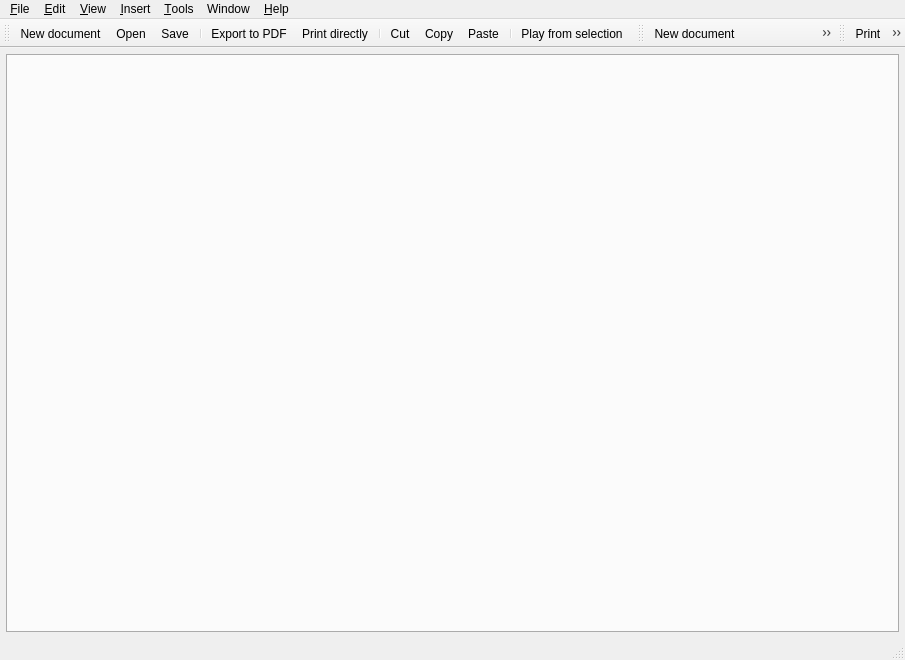
<ui version="4.0" >
 <author>Reinhard Katzmann, Matevž Jekovec</author>
 <class>uiMainWindow</class>
 <widget class="QMainWindow" name="uiMainWindow" >
  <property name="geometry" >
   <rect>
    <x>0</x>
    <y>0</y>
    <width>905</width>
    <height>660</height>
   </rect>
  </property>
  <property name="windowTitle" >
   <string>Canorus</string>
  </property>
  <property name="windowIcon" >
   <iconset>
    <normaloff>images:clogosm.png</normaloff>images:clogosm.png</iconset>
  </property>
  <property name="statusTip" >
   <string/>
  </property>
  <widget class="QWidget" name="uiCentralWidget" >
   <layout class="QGridLayout" >
    <property name="margin" >
     <number>6</number>
    </property>
    <property name="spacing" >
     <number>4</number>
    </property>
    <item row="0" column="0" >
     <widget class="QTabWidget" name="uiTabWidget" >
      <property name="sizePolicy" >
       <sizepolicy vsizetype="Expanding" hsizetype="Expanding" >
        <horstretch>0</horstretch>
        <verstretch>0</verstretch>
       </sizepolicy>
      </property>
      <property name="autoFillBackground" >
       <bool>false</bool>
      </property>
      <property name="tabPosition" >
       <enum>QTabWidget::South</enum>
      </property>
     </widget>
    </item>
   </layout>
  </widget>
  <widget class="QMenuBar" name="uiMenuBar" >
   <property name="geometry" >
    <rect>
     <x>0</x>
     <y>0</y>
     <width>905</width>
     <height>25</height>
    </rect>
   </property>
   <widget class="QMenu" name="uiMenuEdit" >
    <property name="title" >
     <string>&amp;Edit</string>
    </property>
    <addaction name="separator" />
    <addaction name="uiCut" />
    <addaction name="uiCopy" />
    <addaction name="uiPaste" />
    <addaction name="separator" />
    <addaction name="uiSelectAll" />
    <addaction name="uiInvertSelection" />
    <addaction name="separator" />
    <addaction name="uiDocumentProperties" />
   </widget>
   <widget class="QMenu" name="uiMenuTools" >
    <property name="title" >
     <string>&amp;Tools</string>
    </property>
    <addaction name="uiGotoBar" />
    <addaction name="uiTranspose" />
    <addaction name="uiNoteCount" />
    <addaction name="uiMidiRecorder" />
    <addaction name="separator" />
    <addaction name="uiSettings" />
   </widget>
   <widget class="QMenu" name="uiMenuWindow" >
    <property name="title" >
     <string>Window</string>
    </property>
    <addaction name="uiNewViewport" />
    <addaction name="uiNewWindow" />
    <addaction name="separator" />
    <addaction name="uiSplitHorizontally" />
    <addaction name="uiSplitVertically" />
    <addaction name="uiCloseCurrentView" />
    <addaction name="uiUnsplitAll" />
   </widget>
   <widget class="QMenu" name="uiMenuHelp" >
    <property name="title" >
     <string>&amp;Help</string>
    </property>
    <addaction name="uiUsersGuide" />
    <addaction name="uiWhatsThis" />
    <addaction name="uiTipOfTheDay" />
    <addaction name="separator" />
    <addaction name="uiAboutCanorus" />
    <addaction name="uiAboutQt" />
   </widget>
   <widget class="QMenu" name="uiMenuFile" >
    <property name="title" >
     <string>&amp;File</string>
    </property>
    <widget class="QMenu" name="uiOpenRecent" >
     <property name="title" >
      <string>Open &amp;recent</string>
     </property>
     <property name="icon" >
      <iconset>
       <normaloff>images:general/fileopen.png</normaloff>images:general/fileopen.png</iconset>
     </property>
     <addaction name="actionRecent_documents" />
    </widget>
    <addaction name="uiNewDocument" />
    <addaction name="uiNewDocumentWizard" />
    <addaction name="uiOpenDocument" />
    <addaction name="uiOpenRecent" />
    <addaction name="uiSaveDocument" />
    <addaction name="uiSaveDocumentAs" />
    <addaction name="uiCloseDocument" />
    <addaction name="separator" />
    <addaction name="uiImportDocument" />
    <addaction name="uiExportDocument" />
    <addaction name="separator" />
    <addaction name="uiPrintPreview" />
    <addaction name="uiPrint" />
    <addaction name="separator" />
    <addaction name="uiQuit" />
   </widget>
   <widget class="QMenu" name="uiMenuView" >
    <property name="title" >
     <string>&amp;View</string>
    </property>
    <widget class="QMenu" name="uiMenuZoom" >
     <property name="title" >
      <string>Zoom</string>
     </property>
     <addaction name="uiZoomToWidth" />
     <addaction name="uiZoomToHeight" />
     <addaction name="uiZoomToFit" />
     <addaction name="uiZoomToSelection" />
     <addaction name="separator" />
     <addaction name="uiCustomZoom" />
    </widget>
    <widget class="QMenu" name="uiMenuSourceView" >
     <property name="title" >
      <string>Source view</string>
     </property>
     <addaction name="uiLilyPondSource" />
     <addaction name="uiCanorusMLSource" />
    </widget>
    <addaction name="separator" />
    <addaction name="uiMenuZoom" />
    <addaction name="uiAnimatedScroll" />
    <addaction name="uiLockScrollPlayback" />
    <addaction name="separator" />
    <addaction name="uiScoreView" />
    <addaction name="uiMenuSourceView" />
    <addaction name="uiResourceView" />
    <addaction name="separator" />
    <addaction name="uiShowStatusBar" />
    <addaction name="uiFullscreen" />
   </widget>
   <widget class="QMenu" name="uiMenuInsert" >
    <property name="title" >
     <string>&amp;Insert</string>
    </property>
    <addaction name="uiNewSheet" />
    <addaction name="uiNewContext" />
    <addaction name="uiNewVoice" />
    <addaction name="separator" />
    <addaction name="uiInsertPlayable" />
    <addaction name="uiInsertClef" />
    <addaction name="uiInsertKeySig" />
    <addaction name="uiInsertTimeSig" />
    <addaction name="uiInsertBarline" />
    <addaction name="uiInsertSyllable" />
    <addaction name="uiInsertFM" />
   </widget>
   <addaction name="uiMenuFile" />
   <addaction name="uiMenuEdit" />
   <addaction name="uiMenuView" />
   <addaction name="uiMenuInsert" />
   <addaction name="uiMenuTools" />
   <addaction name="uiMenuWindow" />
   <addaction name="uiMenuHelp" />
  </widget>
  <widget class="QStatusBar" name="uiStatusBarWidget" />
  <widget class="QToolBar" name="uiStandardToolBar" >
   <property name="windowTitle" >
    <string>Standard ToolBar</string>
   </property>
   <property name="orientation" >
    <enum>Qt::Horizontal</enum>
   </property>
   <attribute name="toolBarArea" >
    <enum>TopToolBarArea</enum>
   </attribute>
   <attribute name="toolBarBreak" >
    <bool>false</bool>
   </attribute>
   <addaction name="uiNewDocument" />
   <addaction name="uiOpenDocument" />
   <addaction name="uiSaveDocument" />
   <addaction name="separator" />
   <addaction name="uiExportToPdf" />
   <addaction name="uiPrintDirectly" />
   <addaction name="separator" />
   <addaction name="uiCut" />
   <addaction name="uiCopy" />
   <addaction name="uiPaste" />
   <addaction name="separator" />
   <addaction name="uiPlayFromSelection" />
  </widget>
  <widget class="QToolBar" name="uiFileToolBar" >
   <property name="windowTitle" >
    <string>File ToolBar</string>
   </property>
   <property name="orientation" >
    <enum>Qt::Horizontal</enum>
   </property>
   <attribute name="toolBarArea" >
    <enum>TopToolBarArea</enum>
   </attribute>
   <attribute name="toolBarBreak" >
    <bool>false</bool>
   </attribute>
   <addaction name="uiNewDocument" />
   <addaction name="uiNewDocumentWizard" />
   <addaction name="uiOpenDocument" />
   <addaction name="uiSaveDocument" />
   <addaction name="uiSaveDocumentAs" />
   <addaction name="uiImportDocument" />
   <addaction name="uiExportDocument" />
   <addaction name="uiCloseDocument" />
  </widget>
  <widget class="QToolBar" name="uiPrintToolBar" >
   <property name="enabled" >
    <bool>true</bool>
   </property>
   <property name="windowTitle" >
    <string>Print ToolBar</string>
   </property>
   <property name="orientation" >
    <enum>Qt::Horizontal</enum>
   </property>
   <attribute name="toolBarArea" >
    <enum>TopToolBarArea</enum>
   </attribute>
   <attribute name="toolBarBreak" >
    <bool>false</bool>
   </attribute>
   <addaction name="uiPrint" />
   <addaction name="uiPrintDirectly" />
   <addaction name="uiPrintPreview" />
   <addaction name="uiExportToPdf" />
  </widget>
  <action name="uiQuit" >
   <property name="icon" >
    <iconset>
     <normaloff>images:general/exit.png</normaloff>images:general/exit.png</iconset>
   </property>
   <property name="text" >
    <string>&amp;Quit</string>
   </property>
   <property name="shortcut" >
    <string>Ctrl+Q</string>
   </property>
  </action>
  <action name="uiNewDocument" >
   <property name="icon" >
    <iconset>
     <normaloff>images:general/filenew.png</normaloff>images:general/filenew.png</iconset>
   </property>
   <property name="text" >
    <string>&amp;New document</string>
   </property>
   <property name="shortcut" >
    <string>Ctrl+N</string>
   </property>
  </action>
  <action name="uiOpenDocument" >
   <property name="icon" >
    <iconset>
     <normaloff>images:general/fileopen.png</normaloff>images:general/fileopen.png</iconset>
   </property>
   <property name="text" >
    <string>&amp;Open...</string>
   </property>
   <property name="shortcut" >
    <string>Ctrl+O</string>
   </property>
  </action>
  <action name="uiSaveDocument" >
   <property name="icon" >
    <iconset>
     <normaloff>images:general/filesave.png</normaloff>images:general/filesave.png</iconset>
   </property>
   <property name="text" >
    <string>&amp;Save</string>
   </property>
   <property name="shortcut" >
    <string>Ctrl+S</string>
   </property>
  </action>
  <action name="uiSaveDocumentAs" >
   <property name="icon" >
    <iconset>
     <normaloff>images:general/filesaveas.png</normaloff>images:general/filesaveas.png</iconset>
   </property>
   <property name="text" >
    <string>Save &amp;as...</string>
   </property>
  </action>
  <action name="uiCloseDocument" >
   <property name="icon" >
    <iconset>
     <normaloff>images:general/fileclose.svg</normaloff>images:general/fileclose.svg</iconset>
   </property>
   <property name="text" >
    <string>&amp;Close</string>
   </property>
  </action>
  <action name="uiImportDocument" >
   <property name="enabled" >
    <bool>true</bool>
   </property>
   <property name="icon" >
    <iconset>
     <normaloff>images:general/filesave.png</normaloff>images:general/filesave.png</iconset>
   </property>
   <property name="text" >
    <string>&amp;Import...</string>
   </property>
  </action>
  <action name="uiExportDocument" >
   <property name="icon" >
    <iconset>
     <normaloff>images:general/filesave.png</normaloff>images:general/filesave.png</iconset>
   </property>
   <property name="text" >
    <string>&amp;Export...</string>
   </property>
   <property name="shortcut" >
    <string>Ctrl+E</string>
   </property>
  </action>
  <action name="uiPrintPreview" >
   <property name="enabled" >
    <bool>true</bool>
   </property>
   <property name="icon" >
    <iconset>
     <normaloff>images:printing/fileprintpreview.png</normaloff>images:printing/fileprintpreview.png</iconset>
   </property>
   <property name="text" >
    <string>Print pre&amp;view...</string>
   </property>
   <property name="visible" >
    <bool>true</bool>
   </property>
  </action>
  <action name="uiPrint" >
   <property name="enabled" >
    <bool>true</bool>
   </property>
   <property name="icon" >
    <iconset>
     <normaloff>images:printing/fileprint.png</normaloff>images:printing/fileprint.png</iconset>
   </property>
   <property name="text" >
    <string>&amp;Print...</string>
   </property>
   <property name="shortcut" >
    <string>Ctrl+P</string>
   </property>
  </action>
  <action name="uiCopy" >
   <property name="icon" >
    <iconset>
     <normaloff>images:general/editcopy.png</normaloff>images:general/editcopy.png</iconset>
   </property>
   <property name="text" >
    <string>&amp;Copy</string>
   </property>
   <property name="shortcut" >
    <string>Ctrl+C</string>
   </property>
  </action>
  <action name="uiCut" >
   <property name="icon" >
    <iconset>
     <normaloff>images:general/editcut.png</normaloff>images:general/editcut.png</iconset>
   </property>
   <property name="text" >
    <string>C&amp;ut</string>
   </property>
   <property name="shortcut" >
    <string>Ctrl+X</string>
   </property>
  </action>
  <action name="uiPaste" >
   <property name="icon" >
    <iconset>
     <normaloff>images:general/editpaste.png</normaloff>images:general/editpaste.png</iconset>
   </property>
   <property name="text" >
    <string>&amp;Paste</string>
   </property>
   <property name="shortcut" >
    <string>Ctrl+V</string>
   </property>
  </action>
  <action name="uiSelectAll" >
   <property name="text" >
    <string>Select &amp;all</string>
   </property>
   <property name="shortcut" >
    <string>Ctrl+A</string>
   </property>
  </action>
  <action name="uiInvertSelection" >
   <property name="text" >
    <string>Invert Selection</string>
   </property>
  </action>
  <action name="uiZoomToWidth" >
   <property name="text" >
    <string>Fit to width</string>
   </property>
  </action>
  <action name="uiGotoBar" >
   <property name="enabled" >
    <bool>false</bool>
   </property>
   <property name="text" >
    <string>Goto bar...</string>
   </property>
   <property name="shortcut" >
    <string>Ctrl+G</string>
   </property>
  </action>
  <action name="uiShowStatusBar" >
   <property name="checkable" >
    <bool>true</bool>
   </property>
   <property name="checked" >
    <bool>true</bool>
   </property>
   <property name="text" >
    <string>St&amp;atus bar</string>
   </property>
  </action>
  <action name="uiFullscreen" >
   <property name="checkable" >
    <bool>true</bool>
   </property>
   <property name="icon" >
    <iconset>
     <normaloff>images:general/fullscreen.png</normaloff>images:general/fullscreen.png</iconset>
   </property>
   <property name="text" >
    <string>&amp;Fullscreen</string>
   </property>
  </action>
  <action name="uiInsertTimeSig" >
   <property name="checkable" >
    <bool>true</bool>
   </property>
   <property name="icon" >
    <iconset>
     <normaloff>images:timesig/tsc.svg</normaloff>images:timesig/tsc.svg</iconset>
   </property>
   <property name="text" >
    <string>&amp;Time signature...</string>
   </property>
  </action>
  <action name="uiInsertKeySig" >
   <property name="checkable" >
    <bool>true</bool>
   </property>
   <property name="icon" >
    <iconset>
     <normaloff>images:accidental/keysig.svg</normaloff>images:accidental/keysig.svg</iconset>
   </property>
   <property name="text" >
    <string>&amp;Key signature...</string>
   </property>
  </action>
  <action name="uiInsertBarline" >
   <property name="checkable" >
    <bool>true</bool>
   </property>
   <property name="icon" >
    <iconset>
     <normaloff>images:barline/barlinesingle.svg</normaloff>images:barline/barlinesingle.svg</iconset>
   </property>
   <property name="text" >
    <string>Barline...</string>
   </property>
  </action>
  <action name="uiNoteCount" >
   <property name="enabled" >
    <bool>false</bool>
   </property>
   <property name="text" >
    <string>Note &amp;count...</string>
   </property>
  </action>
  <action name="uiSettings" >
   <property name="icon" >
    <iconset>
     <normaloff>images:settings/settings.svg</normaloff>images:settings/settings.svg</iconset>
   </property>
   <property name="text" >
    <string>&amp;Settings...</string>
   </property>
  </action>
  <action name="uiUsersGuide" >
   <property name="text" >
    <string>User's guide...</string>
   </property>
  </action>
  <action name="uiWhatsThis" >
   <property name="enabled" >
    <bool>false</bool>
   </property>
   <property name="text" >
    <string>What's &amp;this</string>
   </property>
  </action>
  <action name="uiTipOfTheDay" >
   <property name="checkable" >
    <bool>false</bool>
   </property>
   <property name="enabled" >
    <bool>false</bool>
   </property>
   <property name="text" >
    <string>Tip of the &amp;day</string>
   </property>
  </action>
  <action name="uiAboutCanorus" >
   <property name="icon" >
    <iconset>
     <normaloff>images:clogosm.png</normaloff>images:clogosm.png</iconset>
   </property>
   <property name="text" >
    <string>About &amp;Canorus...</string>
   </property>
  </action>
  <action name="uiAboutQt" >
   <property name="icon" >
    <iconset>
     <normaloff>images:qtlogo.png</normaloff>images:qtlogo.png</iconset>
   </property>
   <property name="text" >
    <string>About &amp;Qt...</string>
   </property>
  </action>
  <action name="uiSplitHorizontally" >
   <property name="text" >
    <string>Split view horizontally</string>
   </property>
  </action>
  <action name="uiSplitVertically" >
   <property name="text" >
    <string>Split view vertically</string>
   </property>
  </action>
  <action name="uiCloseCurrentView" >
   <property name="enabled" >
    <bool>false</bool>
   </property>
   <property name="text" >
    <string>Close current view</string>
   </property>
  </action>
  <action name="uiUnsplitAll" >
   <property name="enabled" >
    <bool>false</bool>
   </property>
   <property name="text" >
    <string>Unsplit All</string>
   </property>
  </action>
  <action name="uiNewViewport" >
   <property name="text" >
    <string>New view</string>
   </property>
  </action>
  <action name="uiNewSheet" >
   <property name="icon" >
    <iconset>
     <normaloff>images:document/sheetnew.svg</normaloff>images:document/sheetnew.svg</iconset>
   </property>
   <property name="text" >
    <string>New sheet</string>
   </property>
  </action>
  <action name="uiNewContext" >
   <property name="checkable" >
    <bool>true</bool>
   </property>
   <property name="icon" >
    <iconset>
     <normaloff>images:document/contextnew.svg</normaloff>images:document/contextnew.svg</iconset>
   </property>
   <property name="text" >
    <string>New context...</string>
   </property>
  </action>
  <action name="uiPlayFromSelection" >
   <property name="checkable" >
    <bool>true</bool>
   </property>
   <property name="icon" >
    <iconset>
     <normaloff>images:playback/play.svg</normaloff>images:playback/play.svg</iconset>
   </property>
   <property name="text" >
    <string>Play from selection</string>
   </property>
  </action>
  <action name="uiAnimatedScroll" >
   <property name="checkable" >
    <bool>true</bool>
   </property>
   <property name="checked" >
    <bool>true</bool>
   </property>
   <property name="text" >
    <string>Animated scroll</string>
   </property>
  </action>
  <action name="uiLockScrollPlayback" >
   <property name="checkable" >
    <bool>true</bool>
   </property>
   <property name="text" >
    <string>Lock scroll while playback</string>
   </property>
  </action>
  <action name="uiZoomToHeight" >
   <property name="text" >
    <string>Fit to &amp;height</string>
   </property>
  </action>
  <action name="uiZoomToFit" >
   <property name="text" >
    <string>Best &amp;fit</string>
   </property>
  </action>
  <action name="uiZoomToSelection" >
   <property name="text" >
    <string>Fit to selection</string>
   </property>
  </action>
  <action name="uiNewWindow" >
   <property name="text" >
    <string>New window</string>
   </property>
  </action>
  <action name="uiCustomZoom" >
   <property name="text" >
    <string>Custom...</string>
   </property>
  </action>
  <action name="uiScoreView" >
   <property name="text" >
    <string>Score view</string>
   </property>
  </action>
  <action name="uiLilyPondSource" >
   <property name="icon" >
    <iconset>
     <normaloff>images:general/lilypondsource.svg</normaloff>images:general/lilypondsource.svg</iconset>
   </property>
   <property name="text" >
    <string>LilyPond source</string>
   </property>
  </action>
  <action name="uiCanorusMLSource" >
   <property name="icon" >
    <iconset>
     <normaloff>images:general/canorusmlsource.svg</normaloff>images:general/canorusmlsource.svg</iconset>
   </property>
   <property name="text" >
    <string>CanorusML source</string>
   </property>
  </action>
  <action name="uiNewVoice" >
   <property name="icon" >
    <iconset>
     <normaloff>images:document/voicenew.svg</normaloff>images:document/voicenew.svg</iconset>
   </property>
   <property name="text" >
    <string>New voice</string>
   </property>
  </action>
  <action name="uiDocumentProperties" >
   <property name="icon" >
    <iconset>
     <normaloff>images:document/documentproperties.svg</normaloff>images:document/documentproperties.svg</iconset>
   </property>
   <property name="text" >
    <string>Document properties...</string>
   </property>
  </action>
  <action name="uiPrintDirectly" >
   <property name="enabled" >
    <bool>true</bool>
   </property>
   <property name="icon" >
    <iconset>
     <normaloff>images:printing/filequickprint.png</normaloff>images:printing/filequickprint.png</iconset>
   </property>
   <property name="text" >
    <string>Print directly</string>
   </property>
   <property name="visible" >
    <bool>true</bool>
   </property>
  </action>
  <action name="uiExportToPdf" >
   <property name="icon" >
    <iconset>
     <normaloff>images:general/pdf.png</normaloff>images:general/pdf.png</iconset>
   </property>
   <property name="text" >
    <string>Export to PDF</string>
   </property>
   <property name="visible" >
    <bool>true</bool>
   </property>
  </action>
  <action name="uiNewDocumentWizard" >
   <property name="enabled" >
    <bool>false</bool>
   </property>
   <property name="icon" >
    <iconset>
     <normaloff>images:general/filenewwizard.png</normaloff>images:general/filenewwizard.png</iconset>
   </property>
   <property name="text" >
    <string>New document &amp;wizard...</string>
   </property>
  </action>
  <action name="uiInsertPlayable" >
   <property name="checkable" >
    <bool>true</bool>
   </property>
   <property name="icon" >
    <iconset>
     <normaloff>images:playable/insertplayable.svg</normaloff>images:playable/insertplayable.svg</iconset>
   </property>
   <property name="text" >
    <string>Notes and Rests</string>
   </property>
  </action>
  <action name="uiInsertFM" >
   <property name="checkable" >
    <bool>true</bool>
   </property>
   <property name="enabled" >
    <bool>true</bool>
   </property>
   <property name="icon" >
    <iconset>
     <normaloff>images:functionmark/insertfm.svg</normaloff>images:functionmark/insertfm.svg</iconset>
   </property>
   <property name="text" >
    <string>Function mark...</string>
   </property>
  </action>
  <action name="uiInsertClef" >
   <property name="checkable" >
    <bool>true</bool>
   </property>
   <property name="icon" >
    <iconset>
     <normaloff>images:clef/cleff.svg</normaloff>images:clef/cleff.svg</iconset>
   </property>
   <property name="text" >
    <string>Clef...</string>
   </property>
  </action>
  <action name="uiSelectMode" >
   <property name="checkable" >
    <bool>true</bool>
   </property>
   <property name="checked" >
    <bool>true</bool>
   </property>
   <property name="icon" >
    <iconset>
     <normaloff>images:general/arrow.svg</normaloff>images:general/arrow.svg</iconset>
   </property>
   <property name="text" >
    <string>Select mode</string>
   </property>
  </action>
  <action name="uiRemoveVoice" >
   <property name="icon" >
    <iconset>
     <normaloff>images:document/voiceremove.svg</normaloff>images:document/voiceremove.svg</iconset>
   </property>
   <property name="text" >
    <string>Remove Voice</string>
   </property>
  </action>
  <action name="uiVoiceProperties" >
   <property name="icon" >
    <iconset>
     <normaloff>images:document/voiceproperties.svg</normaloff>images:document/voiceproperties.svg</iconset>
   </property>
   <property name="text" >
    <string>Voice Properties</string>
   </property>
  </action>
  <action name="uiAccsVisible" >
   <property name="checkable" >
    <bool>true</bool>
   </property>
   <property name="icon" >
    <iconset>
     <normaloff>images:accidental/accsvisible.svg</normaloff>images:accidental/accsvisible.svg</iconset>
   </property>
   <property name="text" >
    <string>Accidentals Visible</string>
   </property>
  </action>
  <action name="uiHiddenRest" >
   <property name="checkable" >
    <bool>true</bool>
   </property>
   <property name="icon" >
    <iconset>
     <normaloff>images:playable/hiddenrest.svg</normaloff>images:playable/hiddenrest.svg</iconset>
   </property>
   <property name="text" >
    <string>Hidden Rest</string>
   </property>
  </action>
  <action name="uiRemoveContext" >
   <property name="icon" >
    <iconset>
     <normaloff>images:document/contextremove.svg</normaloff>images:document/contextremove.svg</iconset>
   </property>
   <property name="text" >
    <string>Remove Context</string>
   </property>
  </action>
  <action name="uiContextProperties" >
   <property name="icon" >
    <iconset>
     <normaloff>images:document/contextproperties.svg</normaloff>images:document/contextproperties.svg</iconset>
   </property>
   <property name="text" >
    <string>Context Properties</string>
   </property>
  </action>
  <action name="uiRemoveSheet" >
   <property name="icon" >
    <iconset>
     <normaloff>images:document/sheetremove.svg</normaloff>images:document/sheetremove.svg</iconset>
   </property>
   <property name="text" >
    <string>Remove Sheet</string>
   </property>
  </action>
  <action name="uiSheetProperties" >
   <property name="icon" >
    <iconset>
     <normaloff>images:document/sheetproperties.svg</normaloff>images:document/sheetproperties.svg</iconset>
   </property>
   <property name="text" >
    <string>Sheet Properties</string>
   </property>
  </action>
  <action name="uiTranspose" >
   <property name="text" >
    <string>&amp;Transpose...</string>
   </property>
  </action>
  <action name="uiFMEllipse" >
   <property name="checkable" >
    <bool>true</bool>
   </property>
   <property name="icon" >
    <iconset>
     <normaloff>images:functionmark/fme.svg</normaloff>images:functionmark/fme.svg</iconset>
   </property>
   <property name="text" >
    <string>Ellipse</string>
   </property>
  </action>
  <action name="uiInsertSyllable" >
   <property name="checkable" >
    <bool>true</bool>
   </property>
   <property name="icon" >
    <iconset>
     <normaloff>images:document/syllable.svg</normaloff>images:document/syllable.svg</iconset>
   </property>
   <property name="text" >
    <string>Insert syllable</string>
   </property>
  </action>
  <action name="uiEditMode" >
   <property name="checkable" >
    <bool>true</bool>
   </property>
   <property name="icon" >
    <iconset>
     <normaloff>images:general/editmode.svg</normaloff>images:general/editmode.svg</iconset>
   </property>
   <property name="text" >
    <string>Edit mode</string>
   </property>
  </action>
  <action name="uiInsertMark" >
   <property name="icon" >
    <iconset>
     <normaloff>images:mark/text.svg</normaloff>images:mark/text.svg</iconset>
   </property>
   <property name="text" >
    <string>Insert Mark</string>
   </property>
  </action>
  <action name="uiInsertArticulation" >
   <property name="icon" >
    <iconset>
     <normaloff>images:mark/articulation/accent.svg</normaloff>images:mark/articulation/accent.svg</iconset>
   </property>
   <property name="text" >
    <string>Insert Articulation Mark</string>
   </property>
  </action>
  <action name="actionRecent_documents" >
   <property name="text" >
    <string>recent documents dummy</string>
   </property>
  </action>
  <action name="uiMidiRecorder" >
   <property name="text" >
    <string>Midi recorder</string>
   </property>
  </action>
  <action name="uiResourceView" >
   <property name="checkable" >
    <bool>true</bool>
   </property>
   <property name="text" >
    <string>Resources view</string>
   </property>
  </action>
 </widget>
 <resources/>
 <connections>
  <connection>
   <sender>uiQuit</sender>
   <signal>triggered()</signal>
   <receiver>uiMainWindow</receiver>
   <slot>close()</slot>
   <hints>
    <hint type="sourcelabel" >
     <x>-1</x>
     <y>-1</y>
    </hint>
    <hint type="destinationlabel" >
     <x>402</x>
     <y>301</y>
    </hint>
   </hints>
  </connection>
 </connections>
</ui>
